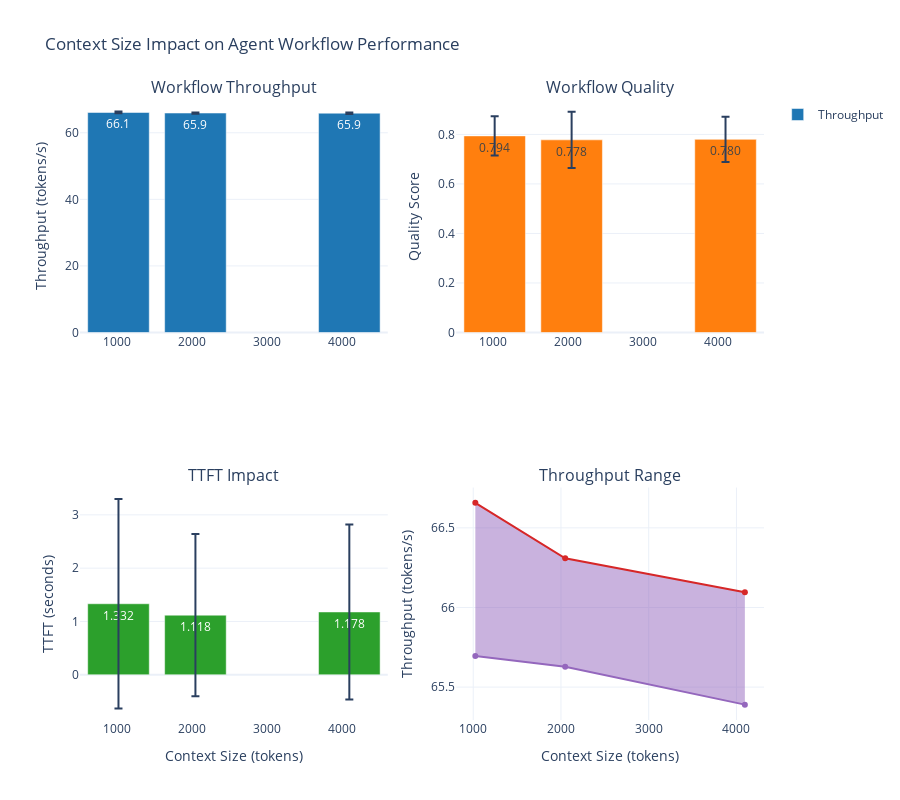

Source (notebook cell):
### Markdown cell above
## Phase 2: Parameter Sweep Analysis

Comprehensive analysis of how different parameter combinations affect agent workflow performance.

**Key Parameters Analyzed:**
- Context size (num_ctx): 512, 1024, 2048, 4096 tokens
- GPU layer allocation (num_gpu): 60, 80, 120, 999 layers
- Temperature: 0.2, 0.4, 0.8

**Reference:** TR109:300-600 - Parameter sweep methodology

### Code cell
# Context Size Impact on Agent Workflow Performance
def create_workflow_context_analysis():
    """Analyze impact of context size on agent workflow performance"""

    # Group by context size and calculate statistics
    context_analysis = (
        agent_df.groupby("num_ctx")
        .agg(
            {
                "workflow_throughput": ["mean", "std", "min", "max"],
                "workflow_quality": ["mean", "std"],
                "ttft_s": ["mean", "std"],
            }
        )
        .round(3)
    )

    # Flatten column names
    context_analysis.columns = [
        "_".join(col).strip() for col in context_analysis.columns
    ]
    context_analysis = context_analysis.reset_index()

    # Create subplots
    fig = make_subplots(
        rows=2,
        cols=2,
        subplot_titles=(
            "Workflow Throughput",
            "Workflow Quality",
            "TTFT Impact",
            "Throughput Range",
        ),
        specs=[
            [{"secondary_y": False}, {"secondary_y": False}],
            [{"secondary_y": False}, {"secondary_y": False}],
        ],
    )

    # Workflow throughput
    fig.add_trace(
        go.Bar(
            x=context_analysis["num_ctx"],
            y=context_analysis["workflow_throughput_mean"],
            error_y=dict(
                type="data", array=context_analysis["workflow_throughput_std"]
            ),
            name="Throughput",
            marker_color="#1f77b4",
            text=[f"{val:.1f}" for val in context_analysis["workflow_throughput_mean"]],
            textposition="auto",
        ),
        row=1,
        col=1,
    )

    # Workflow quality
    fig.add_trace(
        go.Bar(
            x=context_analysis["num_ctx"],
            y=context_analysis["workflow_quality_mean"],
            error_y=dict(type="data", array=context_analysis["workflow_quality_std"]),
            name="Quality",
            marker_color="#ff7f0e",
            text=[f"{val:.3f}" for val in context_analysis["workflow_quality_mean"]],
            textposition="auto",
            showlegend=False,
        ),
        row=1,
        col=2,
    )

    # TTFT impact
    fig.add_trace(
        go.Bar(
            x=context_analysis["num_ctx"],
            y=context_analysis["ttft_s_mean"],
            error_y=dict(type="data", array=context_analysis["ttft_s_std"]),
            name="TTFT",
            marker_color="#2ca02c",
            text=[f"{val:.3f}" for val in context_analysis["ttft_s_mean"]],
            textposition="auto",
            showlegend=False,
        ),
        row=2,
        col=1,
    )

    # Throughput range (min to max)
    fig.add_trace(
        go.Scatter(
            x=context_analysis["num_ctx"],
            y=context_analysis["workflow_throughput_max"],
            mode="lines+markers",
            name="Max Throughput",
            line=dict(color="#d62728", width=2),
            showlegend=False,
        ),
        row=2,
        col=2,
    )

    fig.add_trace(
        go.Scatter(
            x=context_analysis["num_ctx"],
            y=context_analysis["workflow_throughput_min"],
            mode="lines+markers",
            name="Min Throughput",
            line=dict(color="#9467bd", width=2),
            fill="tonexty",
            showlegend=False,
        ),
        row=2,
        col=2,
    )

    fig.update_layout(
        title="Context Size Impact on Agent Workflow Performance",
        height=800,
        font=dict(size=12),
    )

    # Update axes labels
    fig.update_xaxes(title_text="Context Size (tokens)", row=2, col=1)
    fig.update_xaxes(title_text="Context Size (tokens)", row=2, col=2)
    fig.update_yaxes(title_text="Throughput (tokens/s)", row=1, col=1)
    fig.update_yaxes(title_text="Quality Score", row=1, col=2)
    fig.update_yaxes(title_text="TTFT (seconds)", row=2, col=1)
    fig.update_yaxes(title_text="Throughput (tokens/s)", row=2, col=2)

    return fig, context_analysis


# Create and display
workflow_context_fig, workflow_context_analysis = create_workflow_context_analysis()
workflow_context_fig.show()

# Display context size recommendations
print("\n📊 Context Size Analysis Summary:")
print(
    workflow_context_analysis[
        ["num_ctx", "workflow_throughput_mean", "workflow_quality_mean"]
    ].round(3)
)

# Find optimal context size
optimal_ctx = workflow_context_analysis.loc[
    workflow_context_analysis["workflow_throughput_mean"].idxmax(), "num_ctx"
]
print(f"\n🎯 Optimal Context Size for Agent Workflows: {optimal_ctx} tokens")

### Figure 1 — Plotly figure (JSON) as saved in the notebook; plotly's stock layout.template omitted (floating-point values rounded to 4 significant figures)
{"data": [{"error_y": {"array": [0.261, 0.192, 0.22], "type": "data"}, "marker": {"color": "#1f77b4"}, "name": "Throughput", "text": ["66.1", "65.9", "65.9"], "textposition": "auto", "type": "bar", "x": [1024, 2048, 4096], "xaxis": "x", "y": [66.09, 65.93, 65.88], "yaxis": "y"}, {"error_y": {"array": [0.079, 0.114, 0.091], "type": "data"}, "marker": {"color": "#ff7f0e"}, "name": "Quality", "showlegend": false, "text": ["0.794", "0.778", "0.780"], "textposition": "auto", "type": "bar", "x": [1024, 2048, 4096], "xaxis": "x2", "y": [0.794, 0.778, 0.78], "yaxis": "y2"}, {"error_y": {"array": [1.963, 1.522, 1.641], "type": "data"}, "marker": {"color": "#2ca02c"}, "name": "TTFT", "showlegend": false, "text": ["1.332", "1.118", "1.178"], "textposition": "auto", "type": "bar", "x": [1024, 2048, 4096], "xaxis": "x3", "y": [1.332, 1.118, 1.178], "yaxis": "y3"}, {"line": {"color": "#d62728", "width": 2}, "mode": "lines+markers", "name": "Max Throughput", "showlegend": false, "type": "scatter", "x": [1024, 2048, 4096], "xaxis": "x4", "y": [66.66, 66.31, 66.1], "yaxis": "y4"}, {"fill": "tonexty", "line": {"color": "#9467bd", "width": 2}, "mode": "lines+markers", "name": "Min Throughput", "showlegend": false, "type": "scatter", "x": [1024, 2048, 4096], "xaxis": "x4", "y": [65.7, 65.63, 65.39], "yaxis": "y4"}], "layout": {"annotations": [{"font": {"size": 16}, "showarrow": false, "text": "Workflow Throughput", "x": 0.225, "xanchor": "center", "xref": "paper", "y": 1, "yanchor": "bottom", "yref": "paper"}, {"font": {"size": 16}, "showarrow": false, "text": "Workflow Quality", "x": 0.775, "xanchor": "center", "xref": "paper", "y": 1, "yanchor": "bottom", "yref": "paper"}, {"font": {"size": 16}, "showarrow": false, "text": "TTFT Impact", "x": 0.225, "xanchor": "center", "xref": "paper", "y": 0.375, "yanchor": "bottom", "yref": "paper"}, {"font": {"size": 16}, "showarrow": false, "text": "Throughput Range", "x": 0.775, "xanchor": "center", "xref": "paper", "y": 0.375, "yanchor": "bottom", "yref": "paper"}], "font": {"size": 12}, "height": 800, "title": {"text": "Context Size Impact on Agent Workflow Performance"}, "xaxis": {"anchor": "y", "domain": [0, 0.45]}, "xaxis2": {"anchor": "y2", "domain": [0.55, 1]}, "xaxis3": {"anchor": "y3", "domain": [0, 0.45], "title": {"text": "Context Size (tokens)"}}, "xaxis4": {"anchor": "y4", "domain": [0.55, 1], "title": {"text": "Context Size (tokens)"}}, "yaxis": {"anchor": "x", "domain": [0.625, 1], "title": {"text": "Throughput (tokens/s)"}}, "yaxis2": {"anchor": "x2", "domain": [0.625, 1], "title": {"text": "Quality Score"}}, "yaxis3": {"anchor": "x3", "domain": [0, 0.375], "title": {"text": "TTFT (seconds)"}}, "yaxis4": {"anchor": "x4", "domain": [0, 0.375], "title": {"text": "Throughput (tokens/s)"}}}}
